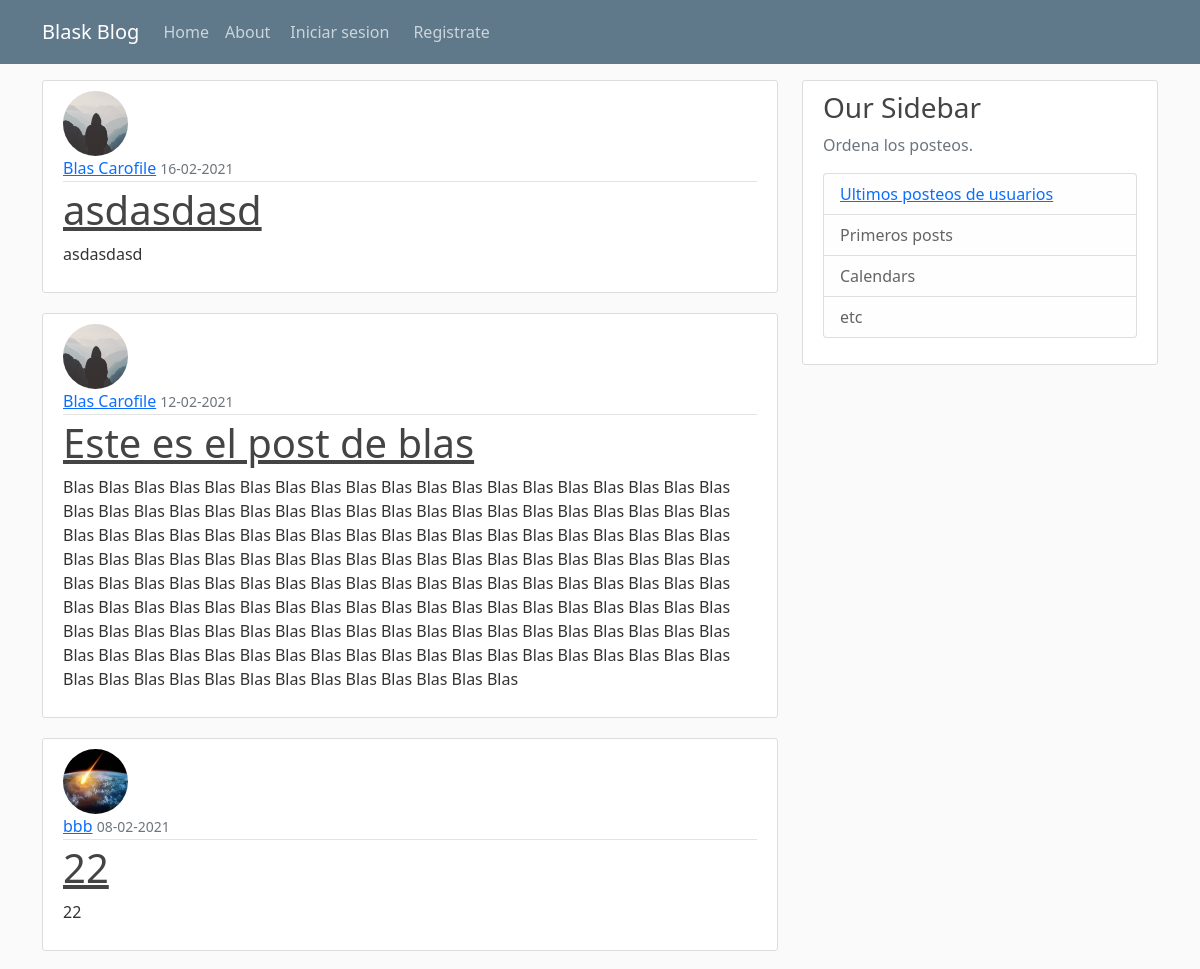
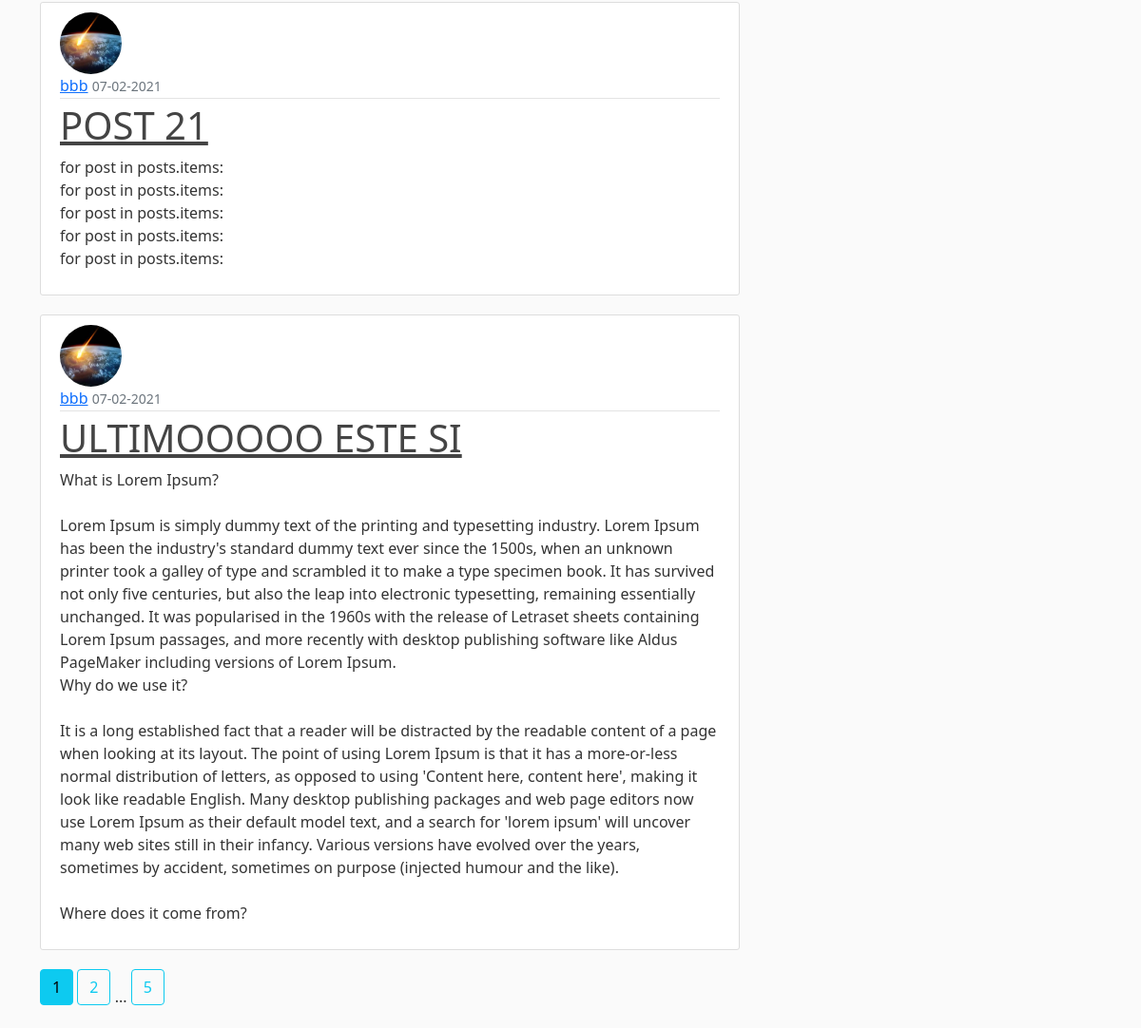
Page /home on the earlier database version (2 pictures, top to bottom).
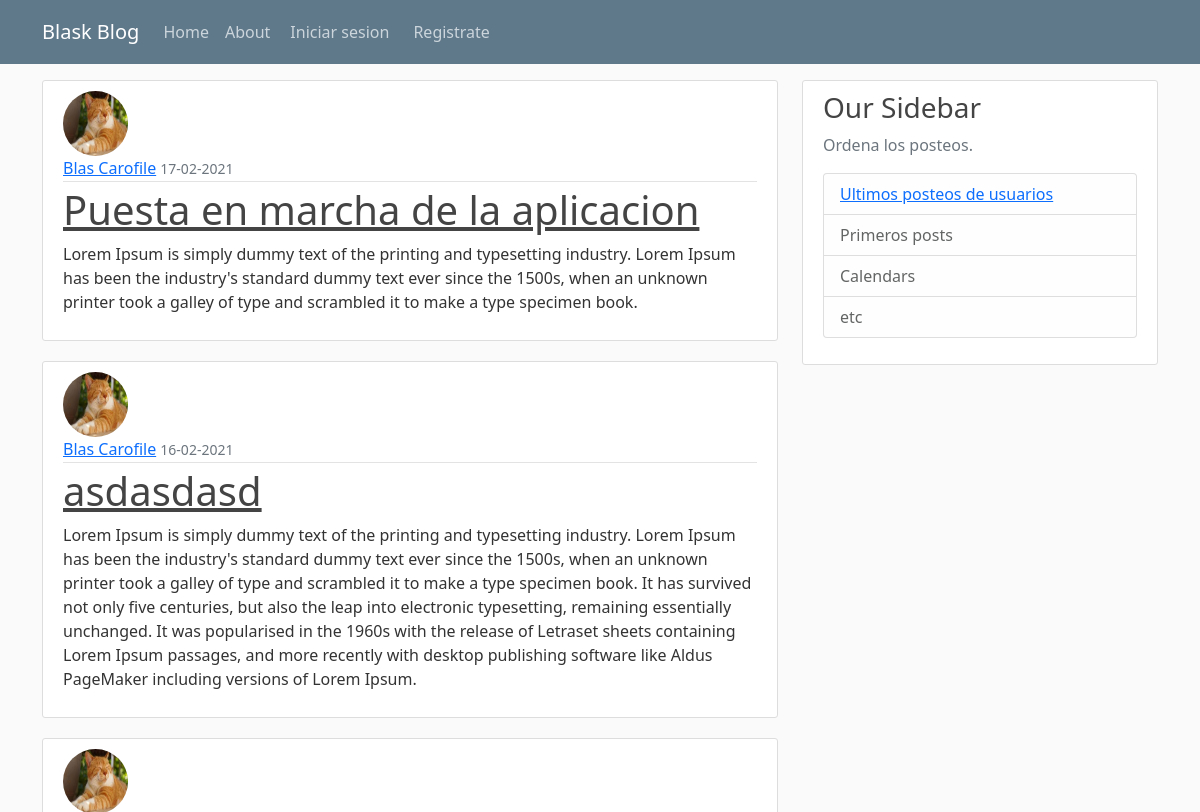
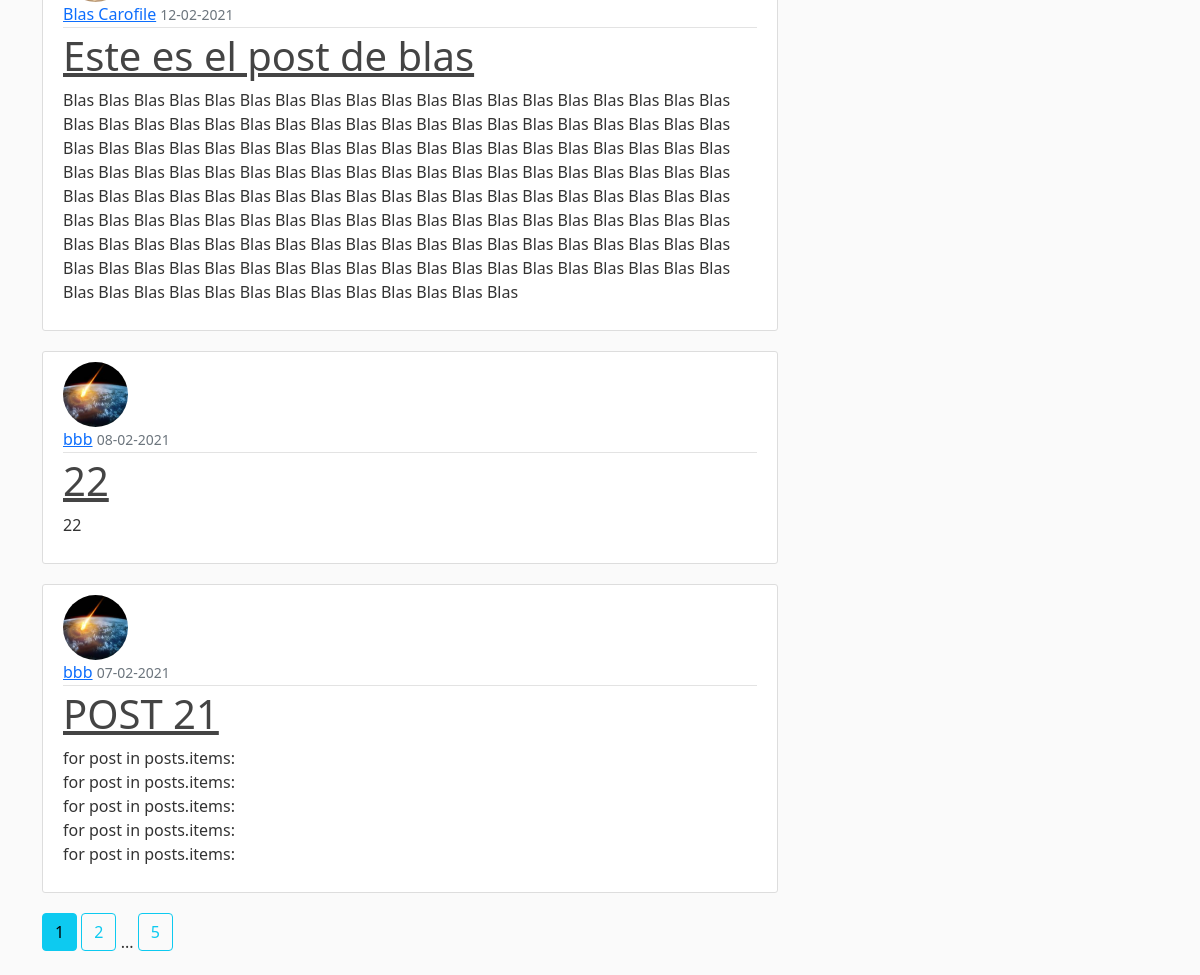
Same page on the later database version (2 pictures, top to bottom).
### flaskblog/models.py (models this page shows, shortened)
class Post(db.Model):
	id = db.Column(db.Integer, primary_key=True)
	title = db.Column(db.String(100), nullable=False)
	date_posted = db.Column(db.DateTime, nullable=False, default=datetime.utcnow)
	content = db.Column(db.Text, nullable=False)
	user_id = db.Column(db.Integer, db.ForeignKey('user.id'), nullable=False)

class User(db.Model, UserMixin):
	id = db.Column(db.Integer, primary_key=True)
	username = db.Column(db.String(20), unique=True, nullable=False)
	email = db.Column(db.String(120), unique=True, nullable=False)
	image_file = db.Column(db.String(20), nullable=False, default='default.jpg')
	password = db.Column(db.String(60), nullable=False)
	posts = db.relationship('Post', backref=db.backref('author', lazy=True)) # o lazy dynamic

### flaskblog/main/routes.py (the view)
@main.route('/')
@main.route('/home')
def home():
	page = request.args.get('page', 1, type=int)
	posts = Post.query.order_by(Post.date_posted.desc()).paginate(page=page, per_page=5)
	return render_template('home.html', posts=posts, title="Ultimas noticias")

### flaskblog/templates/home.html
{% extends "layout.html" %}
{% block content %}
	{% for post in posts.items %}
		<article class="media content-section">
			<img class="rounded-circle article-img" src="{{ url_for('static', filename='profile_pics/' + post.author.image_file) }}">
		  	<div class="media-body">
		    	<div class="article-metadata">
		      		<a class="mr-2" href="{{ url_for('users.user_posts', username=post.author.username) }}">{{ post.author.username }}</a>
		      		<small class="text-muted">{{ post.date_posted.strftime('%d-%m-%Y') }}</small>
		    	</div>
		    	<h1><a class="article-title" href="{{ url_for('posts.post', post_id=post.id) }}">{{ post.title }}</a></h1>
		    	<p class="article-content">{{ post.content }}</p>
		  	</div>
		</article>
	{% endfor %}
	{% for page_num in posts.iter_pages(left_edge=1, right_edge=1, left_current=1, right_current=2) %}
		{% if page_num %}
			{% if posts.page == page_num %}
				<a class="btn btn-info mb-4" href="{{ url_for('main.home', page=page_num) }}">{{ page_num }}</a>
			{% else %}
				<a class="btn btn-outline-info mb-4" href="{{ url_for('main.home', page=page_num) }}">{{ page_num }}</a>
			{% endif %}
		{% else %}
		...
		{% endif %}
	{% endfor %}
{% endblock content %}

### flaskblog/templates/layout.html (shortened to what this page needs)
<!DOCTYPE html>
<html>
<head>
	<link href="https://cdn.jsdelivr.net/npm/bootstrap@5.0.0-beta1/dist/css/bootstrap.min.css" rel="stylesheet">
    <link rel="stylesheet" type="text/css" href="{{ url_for('static', filename='main.css') }}">
</head>
<body>
	<header class="site-header">
	  <nav class="navbar navbar-expand-md navbar-dark bg-steel fixed-top">
	    <div class="container">
	      <a class="navbar-brand mr-4" href="/">Blask Blog</a>
	      <div class="collapse navbar-collapse" id="navbarToggle">
	        <div class="navbar-nav mr-auto">
	          <a class="nav-item nav-link" href="{{ url_for('main.home')}}">Home</a>
	          <a class="nav-item nav-link" href="{{ url_for('main.about')}}">About</a>
	        </div>
	        <div class="navbar-nav">
	        	{% if current_user.is_authenticated %}
	        		<a class="nav-item nav-link m-1" href="{{ url_for('posts.new_post')}}">Nuevo Post</a>
	        		<a class="nav-item nav-link m-1" href="{{ url_for('users.account')}}">Mi cuenta</a>
	        		<a class="nav-item nav-link m-1" href="{{ url_for('users.logout')}}">Cerrar sesion</a>
	        	{% else %}
		          	<a class="nav-item nav-link m-1" href="{{ url_for('users.login')}}">Iniciar sesion</a>
		          	<a class="nav-item nav-link m-1" href="{{ url_for('users.register')}}">Registrate</a>
		        {% endif %}
	        </div>
	      </div>
	    </div>
	  </nav>
	</header>
	<main role="main" class="container">
	  <div class="row">
	    <div class="col-md-8">
	    	{% block content %}{% endblock %}
	    </div>
	    <div class="col-md-4">
	      <div class="content-section">
	        <h3>Our Sidebar</h3>
	        <p class='text-muted'>Ordena los posteos.
	          <ul class="list-group">
	            <li class="list-group-item list-group-item-light"><a href="{{ url_for('main.home')}}">Ultimos posteos de usuarios</a></li>
	            <li class="list-group-item list-group-item-light">Primeros posts</li>
	            <li class="list-group-item list-group-item-light">Calendars</li>
	            <li class="list-group-item list-group-item-light">etc</li>
	          </ul>
	        </p>
	      </div>
	    </div>
	  </div>
	</main>
</body>
</html>

### flaskblog/static/main.css (style rules this page uses)
body { background: #fafafa; color: #333333; margin-top: 5rem; }
h1, h2, h3, h4, h5, h6 { color: #444444; }
.bg-steel { background-color: #5f788a; }
.site-header .navbar-nav .nav-link { color: #cbd5db; }
.content-section { background: #ffffff; padding: 10px 20px; border: 1px solid #dddddd; border-radius: 3px; margin-bottom: 20px; }
.article-title { color: #444444; }
.article-content { white-space: pre-line; }
.article-img { height: 65px; width: 65px; margin-right: 16px; }
.article-metadata { padding-bottom: 1px; margin-bottom: 4px; border-bottom: 1px solid #e3e3e3 }

Differences in the rows shown:
no longer on this page (row unchanged): Post: image_file (picture), author.username "bbb", date_posted "07-02-2021", title "ULTIMOOOOO ESTE SI", content "What is Lorem Ipsum? Lorem Ipsum is simply dummy text of the printing and typesetting industry. Lorem Ipsum has been the industry's standard dummy text ever since the 1500s, when an unknown printer took a galley of type and scrambled it to make a type specimen book. It has survived not only five centuries, but also the leap into electronic typesetting, remaining essentially unchanged. It was popularised in the 1960s with the release of Letraset sheets containing Lorem Ipsum passages, and more recently with desktop publishing software like Aldus PageMaker including versions of Lorem Ipsum. Why do we use it? It is a long established fact that a reader will be distracted by the readable…"
added Post: image_file (picture), author.username "Blas Carofile", date_posted "17-02-2021", title "Puesta en marcha de la aplicacion", content "Lorem Ipsum is simply dummy text of the printing and typesetting industry. Lorem Ipsum has been the industry's standard dummy text ever since the 1500s, when an unknown printer took a galley of type and scrambled it to make a type specimen book."
changed Post "asdasdasd": image_file: picture added in place of a placeholder; content "asdasdasd" → "Lorem Ipsum is simply dummy text of the printing and typesetting industry. Lorem Ipsum has been the industry's standard dummy text ever since the 1500s, when an unknown printer took a galley of type and scrambled it to make a type specimen book. It has survived not only five centuries, but also the leap into electronic typesetting, remaining essentially unchanged. It was popularised in the 1960s with the release of Letraset sheets containing Lorem Ipsum passages, and more recently with desktop publishing software like Aldus PageMaker including versions of Lorem Ipsum."
changed through a linked row, Post "Este es el post de blas": image_file: picture added in place of a placeholder
